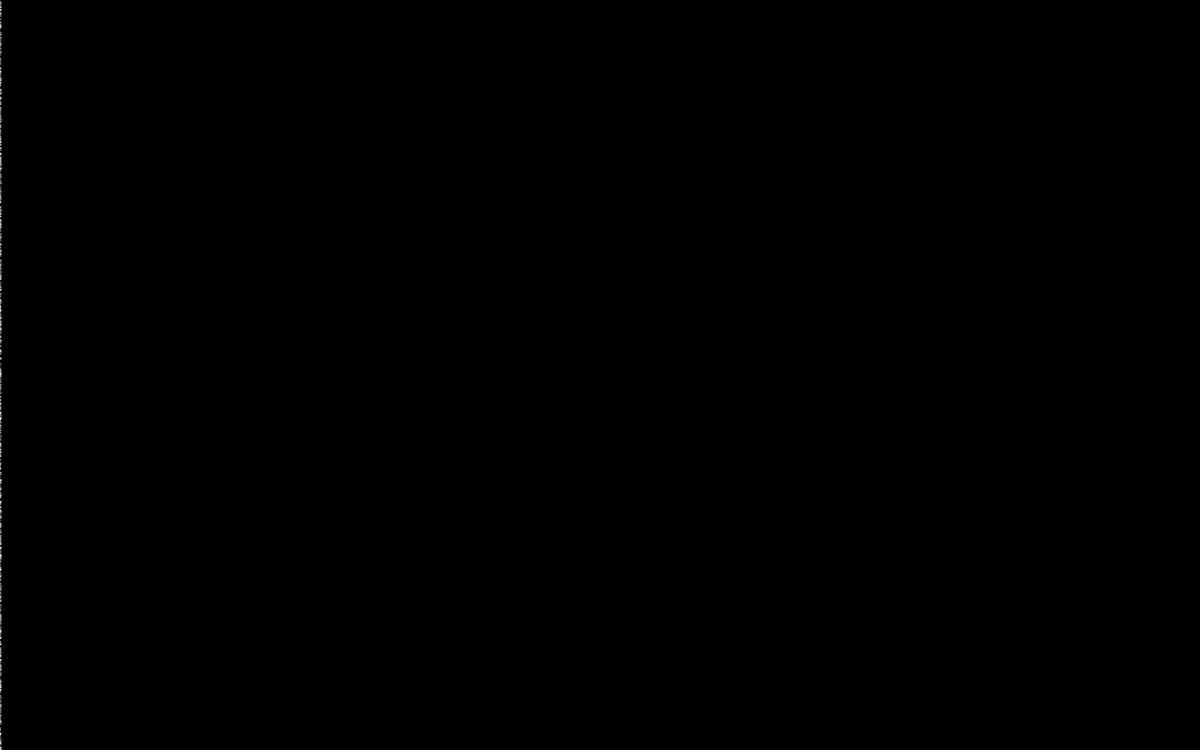
Frame 1 (no input)
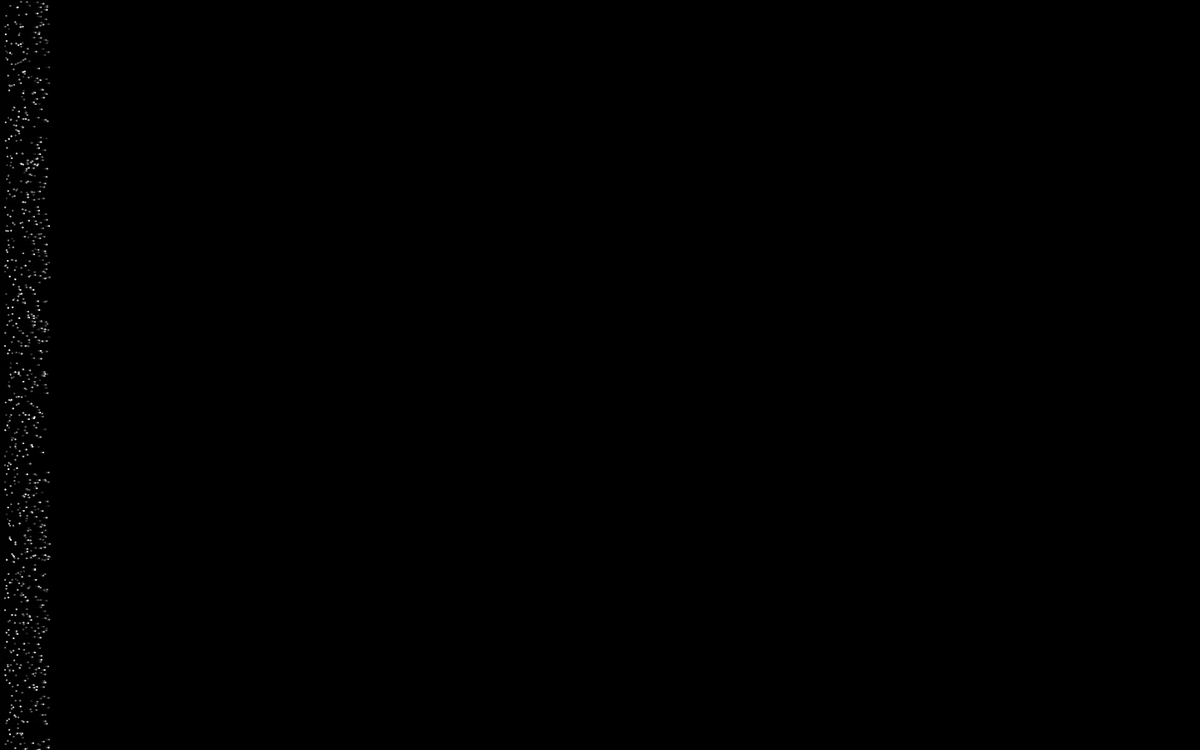
Frame 60 (no input)
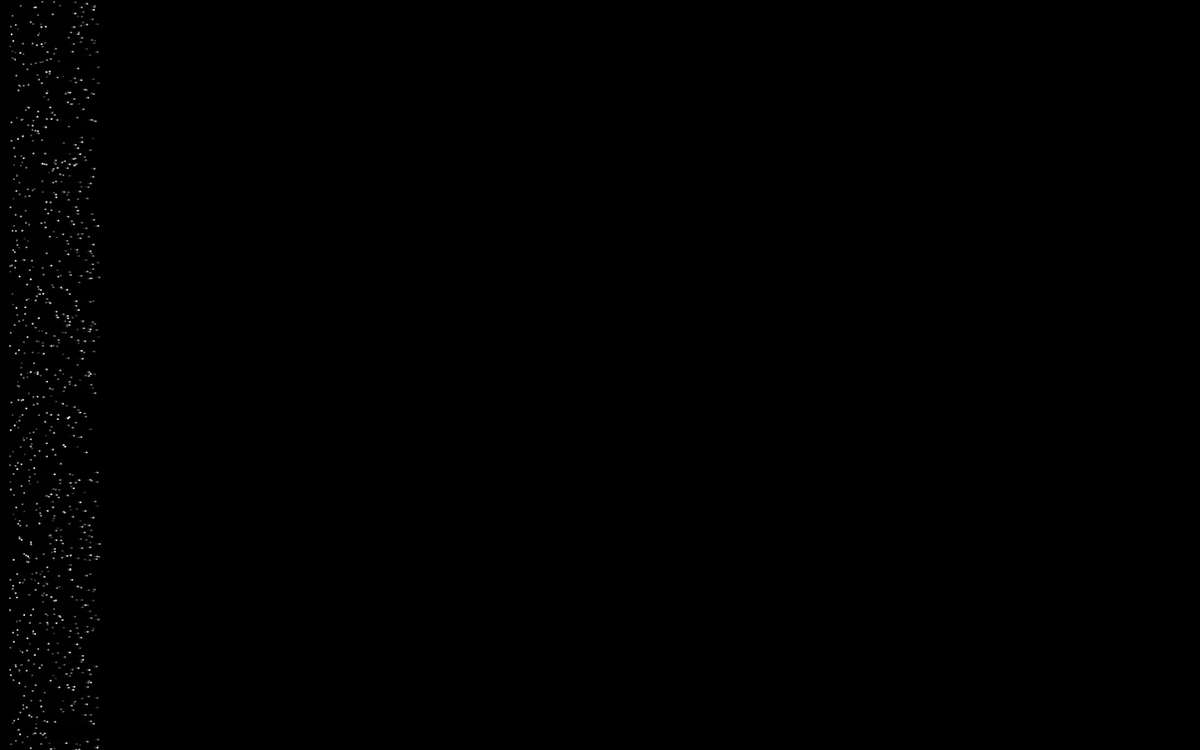
Frame 120 (the mouse pressed at the canvas centre since frame 60)

The p5.js sketch that drew these frames (run headless with seeded random() and noise() and a simulated clock; from frame 60 on, the mouse is pressed at the canvas centre):

// p5.js sketch
// ── sketch.js
/* RG Motion 1 extended
"Star Field"
5 Mar 2015
Ported to P5.js 21 August 2016
*/

// set up dots, using a javascript object
var stars = {
  starWidth: 2, // width of star
  dir: 1, // direction of motion
  count: 900, // number of stars
  tail: 125, // opacity value of rect overlay (0=long tail; 255=no tail)
};

// set up range of motions amongst stars
var motion = {
  minSpeed: 0.1,
  maxSpeed: 1,
};

// declare arrays
var greyScale = new Array(stars.count); // greyscale value amongst stars
var xSpeed = new Array(stars.count); // different speeds of different stars
var xPos = new Array(stars.count); // allows for different x position amongst stars
var yPos = new Array(stars.count); // ditto, y position

function setup() {
  createCanvas(1440, 900);
  background(0);

  // initialize arrays (set up the star field)
  for (var i = 0; i < stars.count; i++) {
    greyScale[i] = random(50, 255);
    xSpeed[i] = random(motion.minSpeed, motion.maxSpeed);
    xPos[i] = 0;
    yPos[i] = random(stars.count);
  }

}

function draw() {

  //draw opaque rect with each draw() loop
  noStroke();
  fill(0, stars.tail);
  rect(0, 0, width, height);

  // update location of each individual star with each draw() loop
  for (var i = 0; i < stars.count; i++) {
    xPos[i] = xPos[i] + (xSpeed[i] * stars.dir);
    fill(greyScale[i]);
    ellipse(xPos[i], yPos[i], stars.starWidth, stars.starWidth);

    // check for stars at boundary, if so, reverse direction
    if (xPos[i] > width - stars.starWidth) {
      stars.dir = -stars.dir;
    } else if (xPos[i] < 0) {
      stars.dir = -stars.dir;
    }
  }
}
